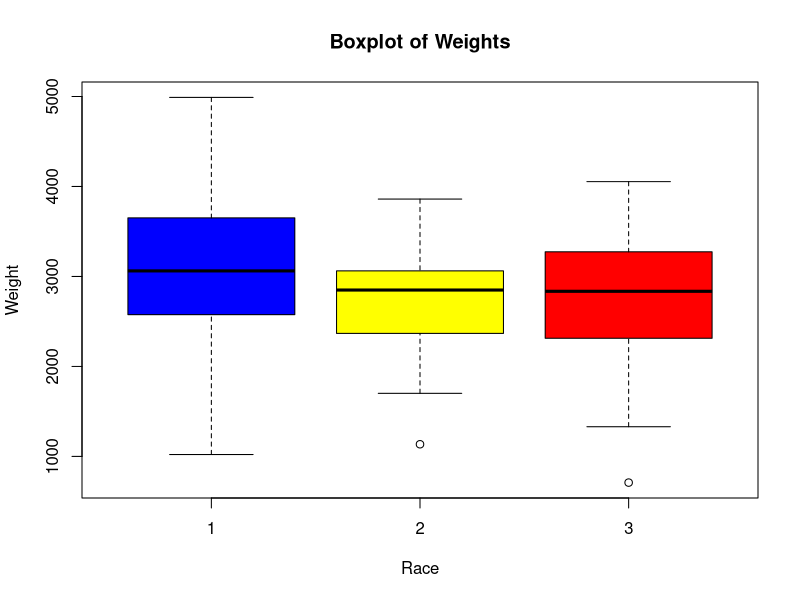
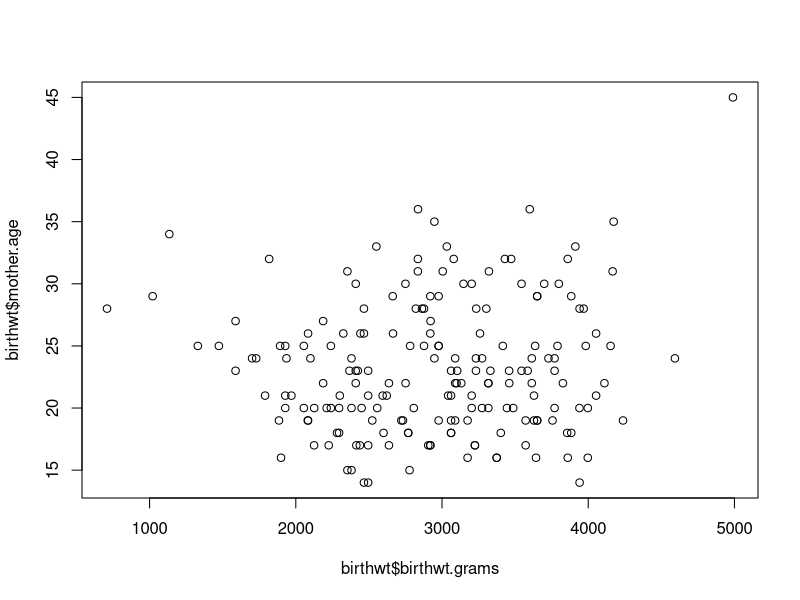
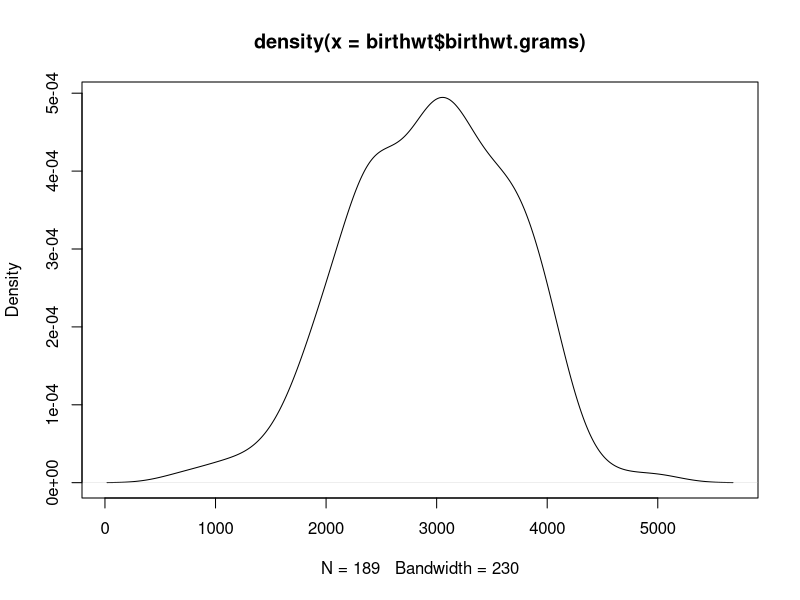
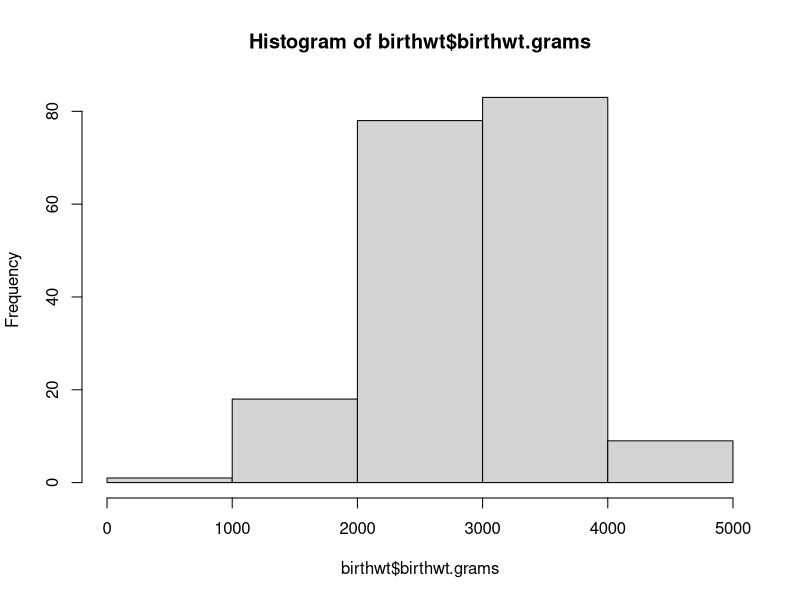
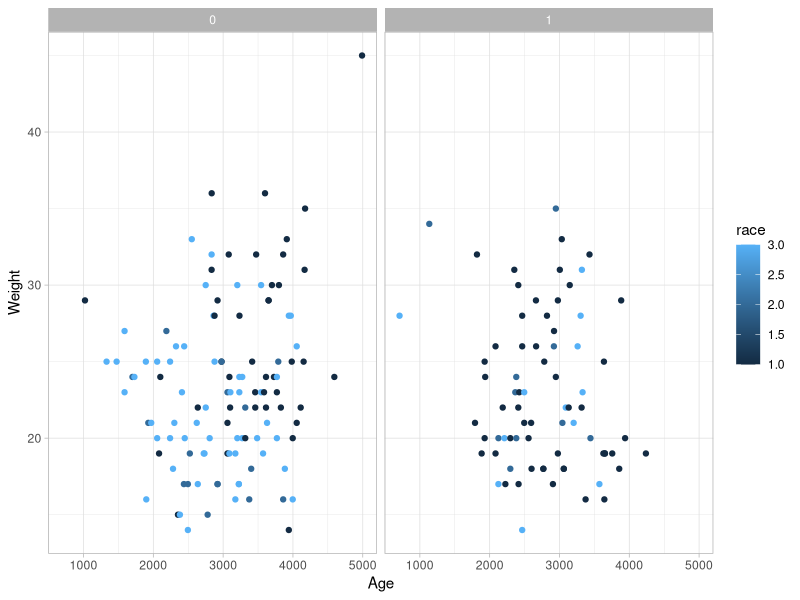
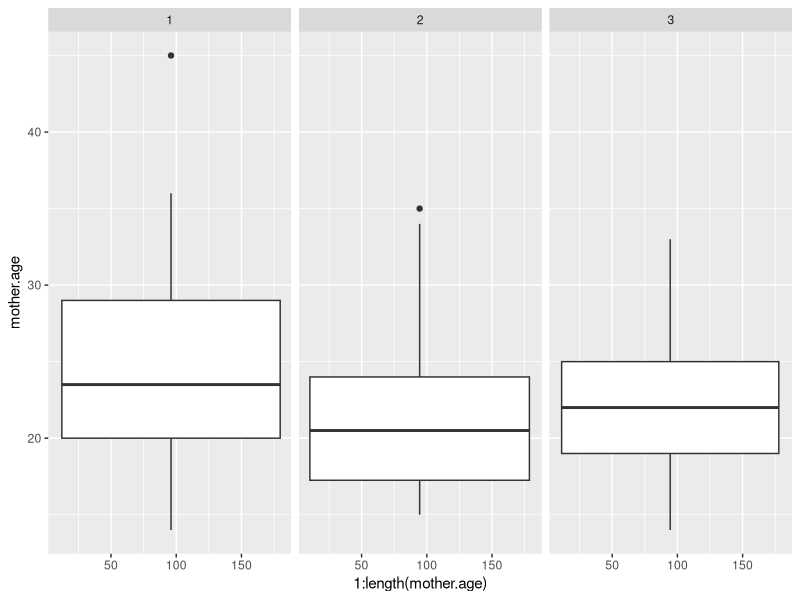
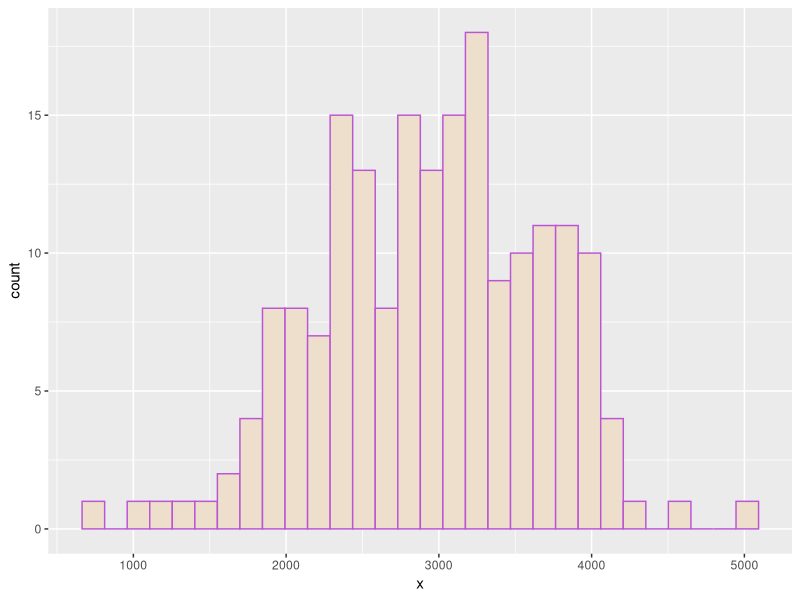

The R script that drew these images, in order:
mad<-function(x){
  sum(abs(x-mean(x)))/length(x)-1
}

library(MASS)
mydata<- MASS :: birthwt
colnames(birthwt) <- c("birthwt.below.2500", "mother.age", "mother.weight",
                       "race", "mother.smokes", "previous.prem.labor", "hypertension", 
                       "uterine.irr", "physician.visits", "birthwt.grams")

mad(birthwt$birthwt.grams)
summary(birthwt$birthwt.grams)

#changing to order of items (Min 1st Qu Median Mean 3rd Qu Max) to (L mean U median stdev IQR MAD)
summary5<-function(x){
  Lower<-mean(x) - 3*(sd(x)/length(x)^(1/2))
  Upper<-mean(x) + 3*(sd(x)/length(x)^(1/2))
  
  c(L=Lower,mean=mean(x),U=Upper, median=median(x), stdev=sd(x), IQR=IQR(x), MAD=mad(x), min=min(x),max=max(x))
}

summary5(birthwt$mother.age)

#adding new column 
givecategory <- function(x){
  if(x<=1500){
    category <- 1
  }else if(x<=2500){
    category <- 2
  }else if(x<=3500){
    category<- 3
  }else if(x<=4500){
    category<- 4
  }else{
    category<- 5
  }
  category
}

birthwt$category<-sapply(birthwt$birthwt.grams, FUN = givecategory)

boxplot(birthwt$birthwt.grams~birthwt$race,
        col=c("blue","yellow","red"),
        main="Boxplot of Weights",
        ylab="Weight",
        xlab="Race")
boxplot.stats

plot(birthwt$birthwt.grams,birthwt$mother.age)
d<- density(birthwt$birthwt.grams)
plot(d)

hist(birthwt$birthwt.grams,breaks = 5)
?hist

library(ggplot2)
ggplot(data = birthwt,aes(x=birthwt.grams,y=mother.age,col=race))+
  geom_point()+
  ylab("Weight")+
  xlab("Age")+
  facet_wrap(~mother.smokes)+
  theme_light()

g<-ggplot(data=birthwt,aes(x=1:length(mother.age),y=mother.age))+
  geom_boxplot()+
  facet_wrap(~race)
g

fancy.hist<-function(x,data){
  c=sample(colours(),1)
  f=sample(colours(),1)
  ggplot(data = data,aes(x=x))+
    geom_histogram(col=f,fill=c)
}
fancy.hist(birthwt$birthwt.grams,birthwt)

